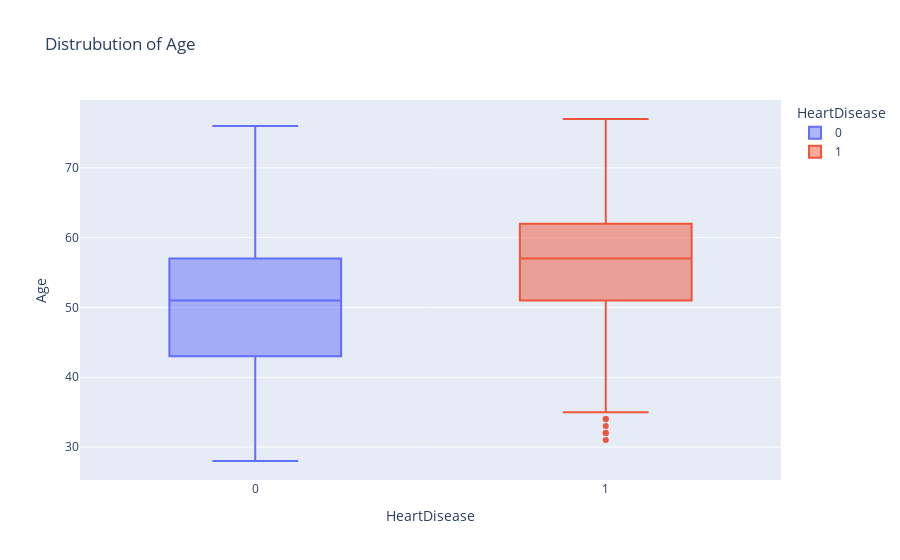

The cell this chart's notebook holds for it:
### Code cell
fig = px.box(heart,y="Age",x="HeartDisease",title=f"Distrubution of Age", color="HeartDisease")
fig.show()

### Figure 1 — Plotly figure (JSON) as saved in the notebook; plotly's stock layout.template omitted (floating-point values rounded to 4 significant figures; data arrays with more than 128 entries replaced by an {"elided": "..."} marker saying what was removed)
{"data": [{"alignmentgroup": "True", "hovertemplate": "HeartDisease=%{x}<br>Age=%{y}<extra></extra>", "legendgroup": "0", "marker": {"color": "#636efa"}, "name": "0", "notched": false, "offsetgroup": "0", "orientation": "v", "showlegend": true, "type": "box", "x": {"elided": "410 int values"}, "x0": " ", "xaxis": "x", "y": {"elided": "410 int values"}, "y0": " ", "yaxis": "y"}, {"alignmentgroup": "True", "hovertemplate": "HeartDisease=%{x}<br>Age=%{y}<extra></extra>", "legendgroup": "1", "marker": {"color": "#EF553B"}, "name": "1", "notched": false, "offsetgroup": "1", "orientation": "v", "showlegend": true, "type": "box", "x": {"elided": "508 int values"}, "x0": " ", "xaxis": "x", "y": {"elided": "508 int values"}, "y0": " ", "yaxis": "y"}], "layout": {"boxmode": "overlay", "legend": {"title": {"text": "HeartDisease"}, "tracegroupgap": 0}, "title": {"text": "Distrubution of Age"}, "xaxis": {"anchor": "y", "categoryarray": [0, 1], "categoryorder": "array", "domain": [0, 1], "title": {"text": "HeartDisease"}}, "yaxis": {"anchor": "x", "domain": [0, 1], "title": {"text": "Age"}}}}
